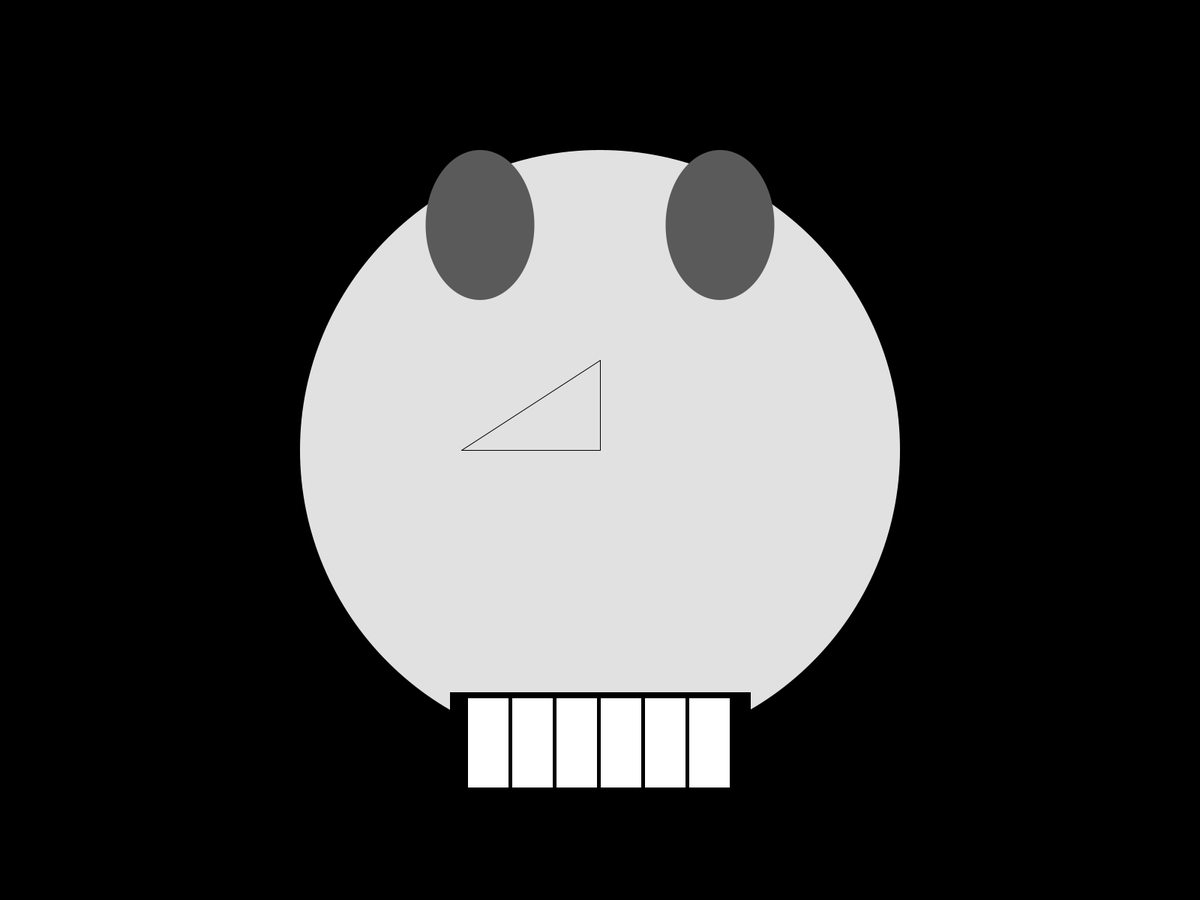
Frame 1 (no input)
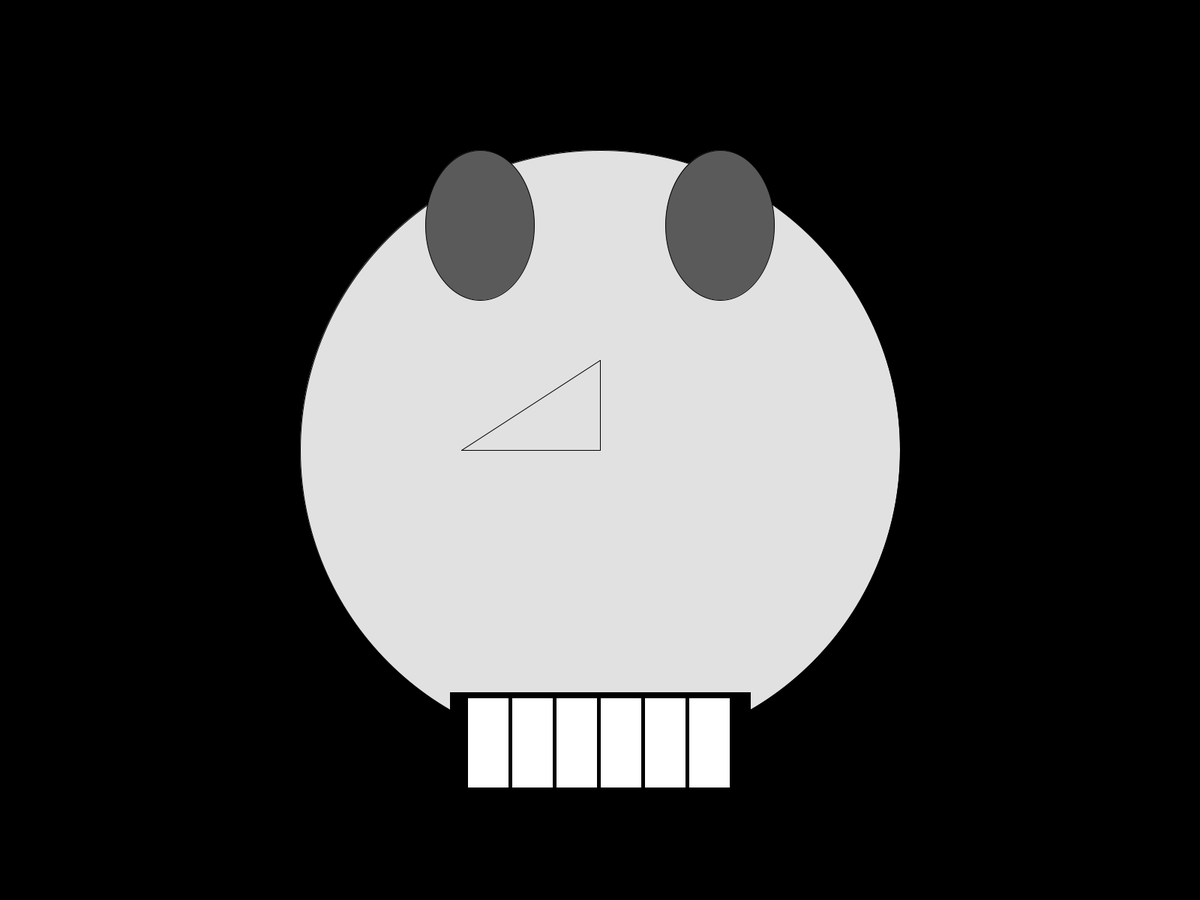
Frame 60 (the mouse pressed at the canvas centre just before this capture)
Frame 120 (the mouse held since frame 60 and released just before this capture): identical to frame 60, image omitted

The Processing sketch that drew these frames (run headless with seeded random() and noise(); from frame 60 on, the mouse is pressed at the canvas centre):

// Processing sketch: Final_Face
// ── Final_Face.pde
ArrayList<Shape> Shapes = new ArrayList<Shape>();

void setup() {
  fullScreen();
  noStroke();

  Circle head = new Circle(width/2, height/2, width/2, 225);
  Ellipse eye = new Ellipse(width/2.5, height/4, width/11, height/6, 90);
  Ellipse eye1 = new Ellipse(width - width/2.5, height/4, width/11, height/6, 90);
  Square mouth = new Square(width/2 - (width/4)/2, height/1.3, width/4, 0);
  Rectangle tooth = new Rectangle(width/2, height/1.29, width/29, height/10, 255);

  Rectangle tooth2 = new Rectangle(width/2-(width/27), height/1.29, width/29, height/10, 255);
  Rectangle tooth3 = new Rectangle(width/2-2*(width/27), height/1.29, width/29, height/10, 255);
  Rectangle tooth4 = new Rectangle(width/2-3*(width/27), height/1.29, width/29, height/10, 255);
  Rectangle tooth5 = new Rectangle(width/2+(width/27), height/1.29, width/29, height/10, 255);
  Rectangle tooth6 = new Rectangle(width/2+2*(width/27), height/1.29, width/29, height/10, 255);
  Line nose1 = new Line(width/2, height/2.5, width/2.6, height/2);
  Line nose2 = new Line(width/2.6, height/2, width/2, height/2);
  Line nose3 = new Line(width/2, height/2, width/2, height/2.5);



  Shapes.add(head);
  Shapes.add(eye);
  Shapes.add(eye1);
  Shapes.add(nose1);
  Shapes.add(nose2);
  Shapes.add(nose3);
  Shapes.add(mouth);
  Shapes.add(tooth);

  Shapes.add(tooth2);
  Shapes.add(tooth3);
  Shapes.add(tooth4);
  Shapes.add(tooth5);
  Shapes.add(tooth6);
};

void draw() {
  background(0);
  for (int i = 0; i < Shapes.size(); i++) {
    Shapes.get(i).draw();
  };
};

// ── Shape.pde
abstract class Shape {
  float x, y;

  Shape(float X, float Y) {
    this.x = X;
    this.y = Y;
  };

  abstract void draw();
};

// ── Square.pde
class Square extends Point {
  float xWidth;
  color C;
  Square(float x, float y, float Width, color Color) {
    super(x, y);
    this.xWidth = Width;
    this.C = Color;
  };

  void draw() {
    fill(C);
    square(x, y, xWidth);
  };
};

// ── circle.pde
class Circle extends Point {
  float diameter;
  color c;

  Circle(float x, float y, float Diameter, color Color) {
    super(x, y);
    this.diameter = Diameter;
    this.c = Color;
  }

  void draw() {
    fill(c);
    circle(x, y, diameter);
  };
};

// ── ellipse.pde
final class Ellipse extends Circle {
  float yDiameter;
  Ellipse(float x, float y, float diameter, float Diameter, color Color) {
    super(x, y, diameter, Color);

    this.yDiameter = Diameter;
  };



  final void draw() {
    fill(c);
    ellipse(x, y, diameter, yDiameter);
  };
};

// ── line.pde
final class Line extends Point {
  float x2, y2;
  Line(float x, float y, float X2, float Y2) {
    super(x, y);
    this.x2 = X2;
    this.y2 = Y2;
  };

  void draw() {
    stroke(0);
    line(x, y, x2, y2);
  };
};

// ── point.pde
class Point extends Shape {

  Point(float x, float y) {
    super(x, y);
  };

  void draw() {
    fill(255);
    point(x, y);
    stroke(255);
  };
};

// ── rectangle.pde
class Rectangle extends Square {
  float Height;
  color C;
  Rectangle(float x, float y, float xWidth, float yHeight, color C) {
    super(x, y, xWidth, C);
    this.Height = yHeight;
    this.C = C;
  };


  void draw() {
    fill(C);
    rect(x, y, xWidth, Height);
  };
};
